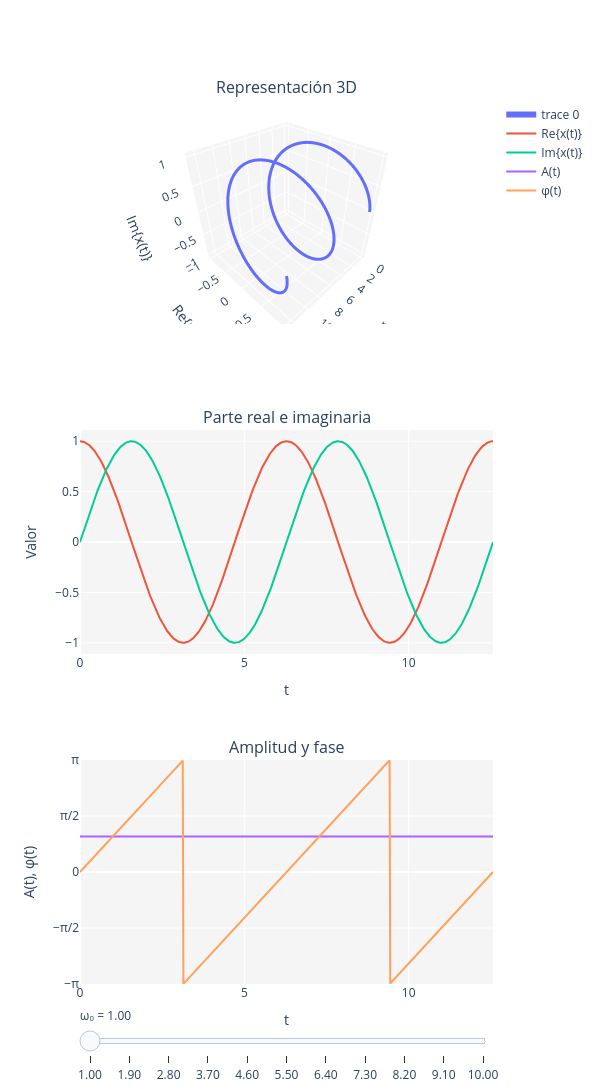

Notebook source saved alongside this figure:
### Markdown cell above
# Señales exponenciales y senoidales

## Señales exponenciales complejas continuas

:::{important .simple icon=false} Definición general
\begin{equation}
x(t)=C e^{st},\qquad C,s\in\mathbb{C}.
\end{equation}

donde las constantes complejas pueden escribirse como:

\begin{equation}
C=|C|e^{j\theta},
\end{equation}

\begin{equation}
s=\sigma+j\omega_0.
\end{equation}
:::

Sustituyendo estas expresiones en la definición general:

\begin{equation}
x(t)=|C|e^{j\theta}e^{(\sigma+j\omega_0)t}
=|C|e^{\sigma t}e^{j(\omega_0 t+\theta)}.
\end{equation}

Esta expresión muestra que una exponencial compleja combina:

* un término exponencial real $e^{\sigma t}$, que controla el crecimiento o decrecimiento;
* y un término oscilatorio $e^{j(\omega_0 t+\theta)}$, que introduce periodicidad.

---

Dependiendo de los valores de $C$ y $s$, obtenemos distintos tipos de señales.

### Señales exponenciales reales

:::{important .simple icon=false} Señales exponenciales reales
Si
$$
C,s\in\real,
\qquad (s=\sigma),
$$

la señal toma la forma

\begin{equation}
x(t)=C e^{\sigma t},
\qquad C,\sigma\in\real.
\end{equation}
:::

El comportamiento depende del signo de $\sigma$:

* **Creciente** $(\sigma>0)$

  La amplitud aumenta exponencialmente con el tiempo.

  **Ejemplos:** crecimiento poblacional, reacciones en cadena.

* **Decreciente** $(\sigma<0)$

  La amplitud disminuye exponencialmente.

  **Ejemplos:** descarga de un condensador en un circuito RC, sistemas mecánicos amortiguados.

* **Constante** $(\sigma=0)$

  La señal no cambia con el tiempo:
  \begin{equation}
  x(t)=C.
  \end{equation}

```{figure} figures/T1/2_3_fig1 
---
width: 70%
---
```

### Señales exponenciales imaginarias o senoidales

:::{important .simple icon=false} Señales exponenciales imaginarias o senoidales
Si el exponente es puramente imaginario,

$$
s=j\omega_0,
$$

la señal se escribe como

\begin{equation}
x(t)=C e^{j\omega_0 t},
\qquad C\in\mathbb{C},\ \omega_0\in\real.
\end{equation}
:::

Usando la forma polar de $C$:

\begin{equation}
x(t)=|C|e^{j\theta}e^{j\omega_0 t}
=|C|e^{j(\omega_0 t+\theta)}.
\end{equation}

El caso más simple es:

\begin{equation}
x(t)=e^{j\omega_0 t}.
\end{equation}

Gracias a la fórmula de Euler,

\begin{equation}
e^{j\phi}=\cos(\phi)+j\sin(\phi),
\end{equation}

podemos escribir:

\begin{equation}
e^{j\omega_0 t}
=\cos(\omega_0 t)+j\sin(\omega_0 t).
\end{equation}

Por tanto, una exponencial compleja representa una oscilación formada por:

* una parte real cosenoidal;
* y una parte imaginaria senoidal.

:::{warning} Atención
Aunque se llamen *exponenciales imaginarias*, estas señales **no producen números imaginarios puros**.

Por ejemplo,

\begin{equation}
e^{j\omega_0 t}
=\cos(\omega_0 t)+j\sin(\omega_0 t),
\end{equation}

tiene simultáneamente:

* una parte real: $\cos(\omega_0 t)$;
* y una parte imaginaria: $\sin(\omega_0 t)$.

La señal va recorriendo distintos puntos del plano complejo a medida que cambia el tiempo.
:::

<!-- ```{figure} figures/T1/2_3_fig2 
---
width: 80%
---
``` -->

Representaciones de la señal $x(t)=e^{j\omega_0 t}$:

### Code cell
import numpy as np
import plotly.graph_objects as go
from plotly.subplots import make_subplots

# ============================================================
# Parámetros
# ============================================================

t = np.linspace(0, 4*np.pi, 600)
omegas = np.linspace(1, 10.0, 11)

# ============================================================
# Función
# ============================================================

def exp_imaginaria(t, omega):
    x = np.exp(1j * omega * t)

    re = np.real(x)
    im = np.imag(x)

    A = np.abs(x)

    # Fase envuelta entre -pi y pi
    phi = np.angle(x)

    return re, im, A, phi

# ============================================================
# Figura vertical
# ============================================================

fig = make_subplots(
    rows=3,
    cols=1,
    vertical_spacing=0.12,
    specs=[
        [{"type": "scene"}],
        [{"type": "xy"}],
        [{"type": "xy"}],
    ],
    subplot_titles=[
        "Representación 3D",
        "Parte real e imaginaria",
        "Amplitud y fase"
    ]
)

# ============================================================
# Datos iniciales
# ============================================================

omega0 = omegas[0]
re, im, A, phi = exp_imaginaria(t, omega0)

# ============================================================
# Gráfica 3D
# ============================================================

fig.add_trace(
    go.Scatter3d(
        x=t,
        y=re,
        z=im,
        mode="lines",
        line=dict(
            width=6,
            # color=t,
            # colorscale="Viridis",
        ),
    ),
    row=1,
    col=1
)

# ============================================================
# Re e Im
# ============================================================

fig.add_trace(
    go.Scatter(
        x=t,
        y=re,
        mode="lines",
        name="Re{x(t)}",
    ),
    row=2,
    col=1
)

fig.add_trace(
    go.Scatter(
        x=t,
        y=im,
        mode="lines",
        name="Im{x(t)}",
    ),
    row=2,
    col=1
)

# ============================================================
# Amplitud y fase
# ============================================================

fig.add_trace(
    go.Scatter(
        x=t,
        y=A,
        mode="lines",
        name="A(t)",
    ),
    row=3,
    col=1
)

fig.add_trace(
    go.Scatter(
        x=t,
        y=phi,
        mode="lines",
        name="φ(t)",
    ),
    row=3,
    col=1
)

# ============================================================
# Frames para animación
# ============================================================

frames = []

for omega in omegas:

    re, im, A, phi = exp_imaginaria(t, omega)

    frames.append(
        go.Frame(
            data=[
                go.Scatter3d(x=t, y=re, z=im),
                go.Scatter(x=t, y=re),
                go.Scatter(x=t, y=im),
                go.Scatter(x=t, y=A),
                go.Scatter(x=t, y=phi),
            ],
            name=f"{omega:.2f}"
        )
    )

fig.frames = frames

# ============================================================
# Slider
# ============================================================

sliders = [
    dict(
        active=0,
        currentvalue=dict(prefix="ω₀ = "),
        steps=[
            dict(
                label=f"{omega:.2f}",
                method="animate",
                args=[
                    [f"{omega:.2f}"],
                    dict(
                        mode="immediate",
                        frame=dict(duration=0, redraw=True),
                        transition=dict(duration=0)
                    )
                ],
            )
            for omega in omegas
        ],
    )
]

# ============================================================
# Layout
# ============================================================
bgcolor = "whitesmoke"

fig.update_layout(
    # title=r"Representaciones de la señal $x(t)=e^{j\omega_0 t}$",
    sliders=sliders,
    width=600,
    height=1200,
    plot_bgcolor=bgcolor,
)

# ============================================================
# Ejes 3D
# ============================================================

fig.update_scenes(
    xaxis_title="t",
    yaxis_title="Re{x(t)}",
    zaxis_title="Im{x(t)}",xaxis=dict(
        backgroundcolor=bgcolor,
    ),

    yaxis=dict(
        backgroundcolor=bgcolor,
    ),

    zaxis=dict(
        backgroundcolor=bgcolor,
    ),
)


# ============================================================
# Ejes 2D
# ============================================================

fig.update_xaxes(title_text="t", row=2, col=1)
fig.update_yaxes(title_text="Valor", row=2, col=1)

fig.update_xaxes(title_text="t", row=3, col=1)

fig.update_yaxes(
    title_text="A(t), φ(t)",
    range=[-np.pi, np.pi],
    tickvals=[-np.pi, -np.pi/2, 0, np.pi/2, np.pi],
    ticktext=["−π", "−π/2", "0", "π/2", "π"],
    row=3,
    col=1
)

fig.show()

### Figure 1 — Plotly figure (JSON) as saved in the notebook; plotly's stock layout.template omitted (floating-point values rounded to 4 significant figures; data arrays with more than 128 entries replaced by an {"elided": "..."} marker saying what was removed)
{"data": [{"line": {"width": 6}, "mode": "lines", "scene": "scene", "type": "scatter3d", "x": {"elided": "600 float values"}, "y": {"elided": "600 float values"}, "z": {"elided": "600 float values"}}, {"mode": "lines", "name": "Re{x(t)}", "type": "scatter", "x": {"elided": "600 float values"}, "xaxis": "x", "y": {"elided": "600 float values"}, "yaxis": "y"}, {"mode": "lines", "name": "Im{x(t)}", "type": "scatter", "x": {"elided": "600 float values"}, "xaxis": "x", "y": {"elided": "600 float values"}, "yaxis": "y"}, {"mode": "lines", "name": "A(t)", "type": "scatter", "x": {"elided": "600 float values"}, "xaxis": "x2", "y": {"elided": "600 float values"}, "yaxis": "y2"}, {"mode": "lines", "name": "φ(t)", "type": "scatter", "x": {"elided": "600 float values"}, "xaxis": "x2", "y": {"elided": "600 float values"}, "yaxis": "y2"}], "layout": {"annotations": [{"font": {"size": 16}, "showarrow": false, "text": "Representación 3D", "x": 0.5, "xanchor": "center", "xref": "paper", "y": 1, "yanchor": "bottom", "yref": "paper"}, {"font": {"size": 16}, "showarrow": false, "text": "Parte real e imaginaria", "x": 0.5, "xanchor": "center", "xref": "paper", "y": 0.6267, "yanchor": "bottom", "yref": "paper"}, {"font": {"size": 16}, "showarrow": false, "text": "Amplitud y fase", "x": 0.5, "xanchor": "center", "xref": "paper", "y": 0.2533, "yanchor": "bottom", "yref": "paper"}], "height": 1200, "plot_bgcolor": "whitesmoke", "scene": {"domain": {"x": [0, 1], "y": [0.7467, 1]}, "xaxis": {"backgroundcolor": "whitesmoke", "title": {"text": "t"}}, "yaxis": {"backgroundcolor": "whitesmoke", "title": {"text": "Re{x(t)}"}}, "zaxis": {"backgroundcolor": "whitesmoke", "title": {"text": "Im{x(t)}"}}}, "sliders": [{"active": 0, "currentvalue": {"prefix": "ω₀ = "}, "steps": [{"args": [["1.00"], {"frame": {"duration": 0, "redraw": true}, "mode": "immediate", "transition": {"duration": 0}}], "label": "1.00", "method": "animate"}, {"args": [["1.90"], {"frame": {"duration": 0, "redraw": true}, "mode": "immediate", "transition": {"duration": 0}}], "label": "1.90", "method": "animate"}, {"args": [["2.80"], {"frame": {"duration": 0, "redraw": true}, "mode": "immediate", "transition": {"duration": 0}}], "label": "2.80", "method": "animate"}, {"args": [["3.70"], {"frame": {"duration": 0, "redraw": true}, "mode": "immediate", "transition": {"duration": 0}}], "label": "3.70", "method": "animate"}, {"args": [["4.60"], {"frame": {"duration": 0, "redraw": true}, "mode": "immediate", "transition": {"duration": 0}}], "label": "4.60", "method": "animate"}, {"args": [["5.50"], {"frame": {"duration": 0, "redraw": true}, "mode": "immediate", "transition": {"duration": 0}}], "label": "5.50", "method": "animate"}, {"args": [["6.40"], {"frame": {"duration": 0, "redraw": true}, "mode": "immediate", "transition": {"duration": 0}}], "label": "6.40", "method": "animate"}, {"args": [["7.30"], {"frame": {"duration": 0, "redraw": true}, "mode": "immediate", "transition": {"duration": 0}}], "label": "7.30", "method": "animate"}, {"args": [["8.20"], {"frame": {"duration": 0, "redraw": true}, "mode": "immediate", "transition": {"duration": 0}}], "label": "8.20", "method": "animate"}, {"args": [["9.10"], {"frame": {"duration": 0, "redraw": true}, "mode": "immediate", "transition": {"duration": 0}}], "label": "9.10", "method": "animate"}, {"args": [["10.00"], {"frame": {"duration": 0, "redraw": true}, "mode": "immediate", "transition": {"duration": 0}}], "label": "10.00", "method": "animate"}]}], "width": 600, "xaxis": {"anchor": "y", "domain": [0, 1], "title": {"text": "t"}}, "xaxis2": {"anchor": "y2", "domain": [0, 1], "title": {"text": "t"}}, "yaxis": {"anchor": "x", "domain": [0.3733, 0.6267], "title": {"text": "Valor"}}, "yaxis2": {"anchor": "x2", "domain": [0, 0.2533], "range": [-3.142, 3.142], "ticktext": ["−π", "−π/2", "0", "π/2", "π"], "tickvals": [-3.142, -1.571, 0, 1.571, 3.142], "title": {"text": "A(t), φ(t)"}}}}
